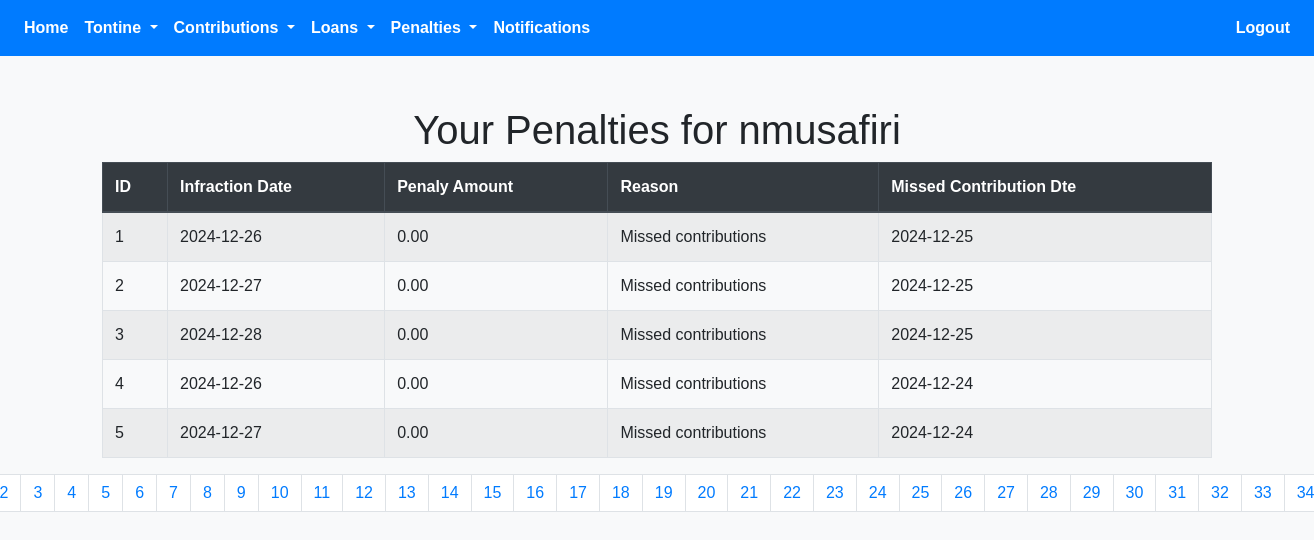
The app's page /penalties_contribution.php?id=58 (signed in) with its own data.
### tables this page shows
CREATE TABLE `tontine` (
  `id` int(11) NOT NULL,
  `tontine_name` varchar(255) NOT NULL,
  `logo` varchar(255) DEFAULT NULL,
  `join_date` date NOT NULL,
  `province` varchar(100) NOT NULL,
  `district` varchar(100) NOT NULL,
  `sector` varchar(100) NOT NULL,
  `total_contributions` decimal(10,2) NOT NULL,
  `occurrence` enum('Daily','Weekly','Monthly') NOT NULL,
  `time` time DEFAULT NULL,
  `day` enum('Monday','Tuesday','Wednesday','Thursday','Friday','Saturday','Sunday') DEFAULT NULL,
  `date` date DEFAULT NULL,
  `created_at` timestamp NOT NULL DEFAULT current_timestamp(),
  `user_id` int(11) DEFAULT NULL,
  `role` varchar(30) NOT NULL,
  `purpose` varchar(255) NOT NULL,
  `rules` varchar(255) NOT NULL,
  `status` enum('Not Justified','Justification Request sent','Justified','Rejected') DEFAULT 'Not Justified',
  `reason` varchar(255) NOT NULL,
  `interest` decimal(10,2) NOT NULL DEFAULT 0.00,
  `payment_frequency` enum('Monthly','Weekly') NOT NULL,
  `frequent_payment_date` date DEFAULT NULL,
  `frequent_payment_day` enum('Monday','Tuesday','Wednesday','Thursday','Friday','Saturday','Sunday') DEFAULT NULL,
  `late_contribution_penalty` int(50) NOT NULL,
  `late_loan_repayment_amount` decimal(10,2) DEFAULT 0.00
);

CREATE TABLE `penalties` (
  `id` int(11) NOT NULL,
  `user_id` int(11) NOT NULL,
  `tontine_id` int(11) NOT NULL,
  `penalty_amount` decimal(10,2) NOT NULL,
  `infraction_date` timestamp NOT NULL DEFAULT current_timestamp(),
  `reason` varchar(255) NOT NULL,
  `missed_contribution_date` date DEFAULT NULL,
  `status` enum('Paid','Unpaid') DEFAULT 'Unpaid'
);

### penalties_contribution.php (the view, shortened to what this page needs)
<?php
require 'config.php';
$user_id = $_SESSION['user_id'];
$tontine_id = isset($_GET['id']) ? (int)$_GET['id'] : null;
$perPage = 5;
$page = isset($_GET['page']) ? (int)$_GET['page'] : 1;
$page = max($page, 1);
$start = ($page - 1) * $perPage;
try {
    $countStmt = $pdo->prepare("
        SELECT COUNT(*) AS total
        FROM penalties
        WHERE user_id = :user_id AND tontine_id = :tontine_id
    ");
    $countStmt->execute([
        'user_id' => $user_id,
        'tontine_id' => $tontine_id,
    ]);
    $totalCount = $countStmt->fetch(PDO::FETCH_ASSOC)['total'];
    $stmt = $pdo->prepare("
        SELECT id, penalty_amount, infraction_date,reason,missed_contribution_date
        FROM penalties
        WHERE user_id = :user_id AND tontine_id = :tontine_id
        ORDER BY missed_contribution_date DESC
        LIMIT :start, :perPage
    ");
    $stmt->bindValue(':user_id', $user_id, PDO::PARAM_INT);
    $stmt->bindValue(':tontine_id', $tontine_id, PDO::PARAM_INT);
    $stmt->bindValue(':start', $start, PDO::PARAM_INT);
    $stmt->bindValue(':perPage', $perPage, PDO::PARAM_INT);
    $stmt->execute();
    $contributions = $stmt->fetchAll(PDO::FETCH_ASSOC);
    $tontineStmt = $pdo->prepare("SELECT tontine_name FROM tontine WHERE id = :id");
    $tontineStmt->bindParam(':id', $tontine_id, PDO::PARAM_INT);
    $tontineStmt->execute();
    $tontine = $tontineStmt->fetch(PDO::FETCH_ASSOC);
} catch (PDOException $e) {
    die("Error: " . htmlspecialchars($e->getMessage()));
}
?>
<!DOCTYPE html>
<html lang="en">
<head>
    <link rel="stylesheet" href="https://stackpath.bootstrapcdn.com/bootstrap/4.5.2/css/bootstrap.min.css">
    <link rel="stylesheet" href="https://cdnjs.cloudflare.com/ajax/libs/font-awesome/5.15.4/css/all.min.css">
</head>
<body>
     <nav class="navbar navbar-expand-lg navbar-dark bg-primary">
        <div class="collapse navbar-collapse" id="navbarNav">
            <ul class="navbar-nav mr-auto">
                <li class="nav-item">
                    <a class="nav-link font-weight-bold text-white" href="user_profile.php">Home</a>
                </li>
                <li class="nav-item dropdown">
                    <a class="nav-link dropdown-toggle font-weight-bold text-white" href="#" id="paymentsDropdown" role="button" data-toggle="dropdown" aria-haspopup="true" aria-expanded="false">
                        Tontine
                    </a>
                </li>
                <li class="nav-item dropdown">
                    <a class="nav-link dropdown-toggle font-weight-bold text-white" href="#" id="contributionsDropdown" role="button" data-toggle="dropdown" aria-haspopup="true" aria-expanded="false">
                        Contributions
                    </a>
                </li>
                <li class="nav-item dropdown">
                    <a class="nav-link dropdown-toggle font-weight-bold text-white" href="#" id="loansDropdown" role="button" data-toggle="dropdown" aria-haspopup="true" aria-expanded="false">
                        Loans
                    </a>
                </li>
                <li class="nav-item dropdown">
                    <a class="nav-link dropdown-toggle font-weight-bold text-white" href="#" id="penaltiesDropdown" role="button" data-toggle="dropdown" aria-haspopup="true" aria-expanded="false">
                        Penalties
                    </a>
                </li>
                <li class="nav-item">
                    <a class="nav-link font-weight-bold text-white" href="#">Notifications</a>
                </li>
            </ul>
            <ul class="navbar-nav ml-auto">
                <li class="nav-item">
                    <a class="nav-link font-weight-bold text-white" href="javascript:void(0);" onclick="confirmLogout();">
                        Logout
                    </a>
                </li>
            </ul>
        </div>
    </nav>
    <div class="container">
        <h1 class="text-center">Your Penalties for <?php echo htmlspecialchars($tontine['tontine_name']); ?></h1>
        <?php if (!empty($contributions)): ?>
            <table class="table table-bordered table-striped">
                <thead class="thead-dark">
                    <tr>
                        <th>ID</th>
                        <th>Infraction Date</th>
                        <th>Penaly Amount</th>
                        <th>Reason</th>
                        <th>Missed Contribution Dte</th>
                    </tr>
                </thead>
                <tbody>
                <?php
        $counter = ($page - 1) * $perPage + 1;
        foreach ($contributions as $contribution):
        ?>
            <tr>
                <td><?php echo $counter++; ?></td>
                            <td><?php echo date('Y-m-d', strtotime($contribution['infraction_date'])); ?></td>
                            <td><?php echo number_format($contribution['penalty_amount'], 2); ?></td>
                            <td><?php echo htmlspecialchars($contribution['reason']); ?></td>
                                 <td><?php echo htmlspecialchars($contribution['missed_contribution_date']); ?></td>
                        </tr>
                    <?php endforeach; ?>
                </tbody>
            </table>
            <?php
                $totalPages = ceil($totalCount / $perPage);
            ?>
            <nav>
                <ul class="pagination justify-content-center">
                    <?php for ($i = 1; $i <= $totalPages; $i++): ?>
                        <li class="page-item <?php echo ($i == $page) ? 'active' : ''; ?>">
                            <a class="page-link" href="?id=<?php echo $tontine_id; ?>&page=<?php echo $i; ?>"><?php echo $i; ?></a>
                        </li>
                    <?php endfor; ?>
                </ul>
            </nav>
        <?php else: ?>
            <p class="text-center">No contributions found for this tontine.</p>
        <?php endif; ?>
    </div>
</body>
</html>

### penalties_contribution.php (style rules this page uses)
body { background-color: #f8f9fa; font-family: Arial, sans-serif; }
.container { margin-top: 50px; }

### records on screen
tontine: tontine_name "nmusafiri"
penalties: infraction_date "2024-12-26", penalty_amount "0.00", reason "Missed contributions", missed_contribution_date "2024-12-25"
penalties: infraction_date "2024-12-27", penalty_amount "0.00", reason "Missed contributions", missed_contribution_date "2024-12-25"
penalties: infraction_date "2024-12-28", penalty_amount "0.00", reason "Missed contributions", missed_contribution_date "2024-12-25"
penalties: infraction_date "2024-12-26", penalty_amount "0.00", reason "Missed contributions", missed_contribution_date "2024-12-24"
penalties: infraction_date "2024-12-27", penalty_amount "0.00", reason "Missed contributions", missed_contribution_date "2024-12-24"
